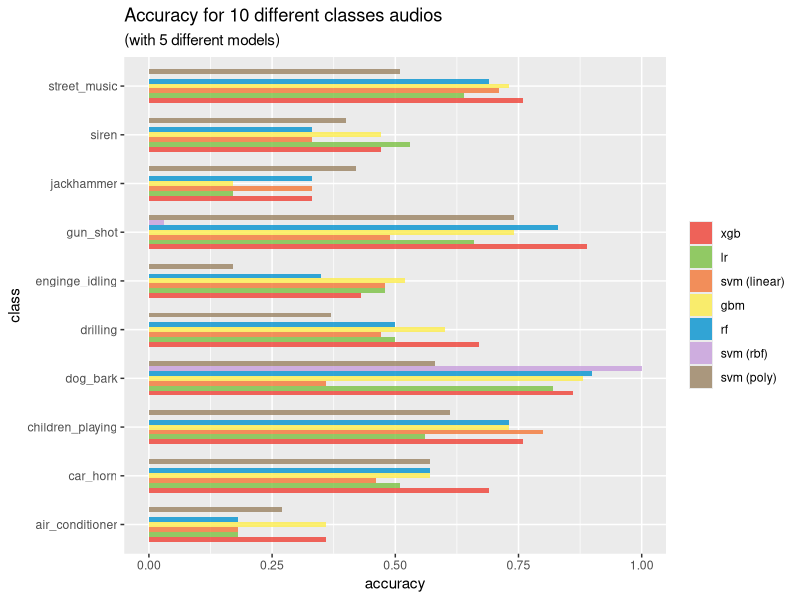
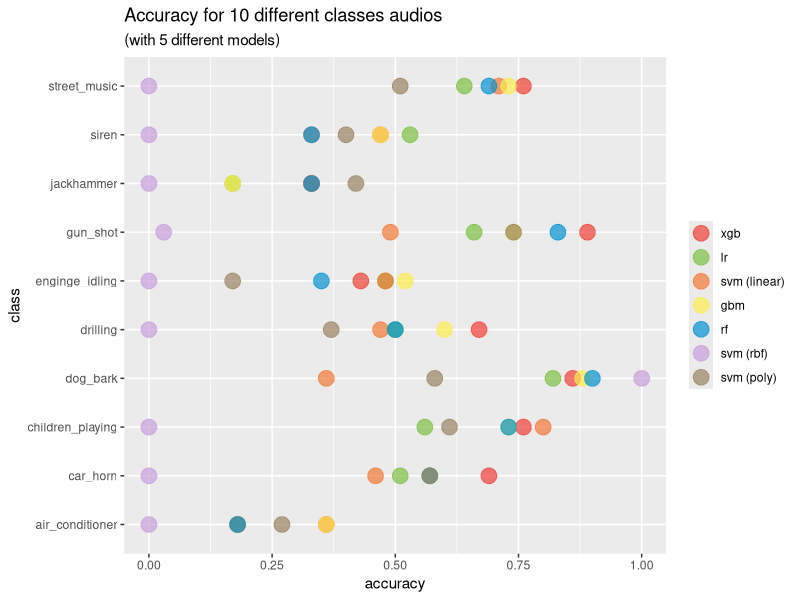

Write R code to recreate these figures, in order.
## ---- chunk 1
knitr::opts_chunk$set(echo = TRUE)
## ---- chunk 2
library(ggplot2)
df <- data.frame(model = rep(c('xgb', 'lr', 'svm (linear)', 'gbm', 'rf', 'svm (rbf)', 'svm (poly)'), each=10),
                 class = c("air_conditioner", "car_horn", "children_playing",
                           "dog_bark", "drilling", "enginge_idling",
                           "gun_shot", "jackhammer", "siren", "street_music"),
                 #class = as.character(rep(c(0:9),5)),
                 accuracy=c(0.36,0.69,0.76,0.86,0.67,0.43,0.89,0.33,0.47,0.76,
                            0.18, 0.51, 0.56, 0.82, 0.5, 0.48, 0.66, 0.17, 0.53, 0.64,
                            0.18, 0.46, 0.80, 0.36, 0.47, 0.48, 0.49, 0.33, 0.33, 0.71,
                            0.36, 0.57, 0.73, 0.88, 0.6, 0.52, 0.74, 0.17, 0.47, 0.73,
                            0.18, 0.57, 0.73, 0.90, 0.50, 0.35, 0.83, 0.33, 0.33, 0.69,
                            0, 0, 0, 1, 0, 0, 0.03, 0, 0, 0,
                            0.27, 0.57, 0.61, 0.58, 0.37, 0.17, 0.74, 0.42, 0.4, 0.51))
df$model<- factor(df$model, levels = c('xgb', 'lr', 'svm (linear)', 'gbm', 'rf', 'svm (rbf)', 'svm (poly)'))
df$class<- factor(df$class, levels = c("air_conditioner", "car_horn", "children_playing",
                                       "dog_bark", "drilling", "enginge_idling",
                                       "gun_shot", "jackhammer", "siren", "street_music"))
## ---- chunk 3
ggplot(data=df, aes(x=class, y=accuracy, fill=model)) +
  geom_col(position='dodge', width=0.7, alpha=0.8)+
  ggtitle("Accuracy for 10 different classes audios",
          subtitle="(with 5 different models)")+
  ylim(0, 1)+
  coord_flip()+
  theme_grey(11)+
  theme(legend.title=element_blank())+
  scale_fill_manual(values = c("#ee4035", "#7bc043", "#f37736", "#fcec4d", "#0392cf", "#c79ddc", "#9a8262"))
## ---- chunk 4
ggplot(df, aes(x=class, y=accuracy, color=model))+
  geom_point(size=5, alpha=0.7)+
  ggtitle("Accuracy for 10 different classes audios",
          subtitle="(with 5 different models)")+
  ylim(0, 1)+
  coord_flip()+
  scale_color_manual(values = c("#ee4035", "#7bc043", "#f37736", "#fcec4d", "#0392cf", "#c79ddc", "#9a8262"))+
  theme_grey(11)+
  theme(legend.title=element_blank())
